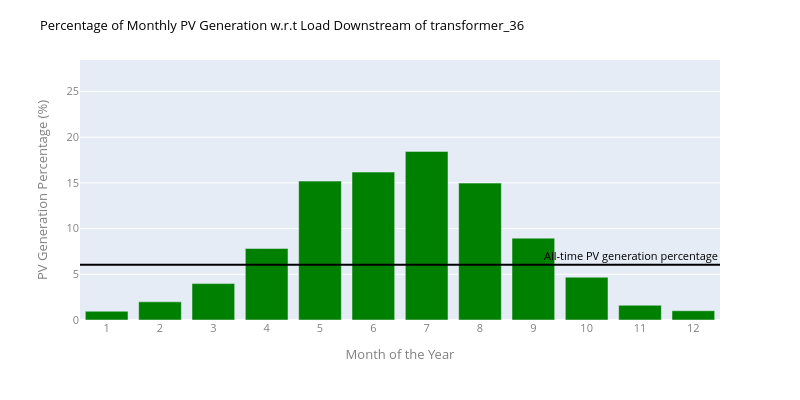

Source (notebook cell):
### Code cell
# Plot the percentage of monthly PV generations with respect to monthly loads and all-time PV generation percentage. 
plot_monthly_bar(df_pv_agg)

### Figure 1 — Plotly figure (JSON) as saved in the notebook; plotly's stock layout.template omitted (floating-point values rounded to 4 significant figures)
{"data": [{"alignmentgroup": "True", "hovertemplate": "timestamp=%{x}<br>percent_production=%{y}<extra></extra>", "legendgroup": "", "marker": {"color": "green", "pattern": {"shape": ""}}, "name": "", "offsetgroup": "", "orientation": "v", "showlegend": false, "textposition": "auto", "type": "bar", "x": [1, 2, 3, 4, 5, 6, 7, 8, 9, 10, 11, 12], "xaxis": "x", "y": [0.9577, 1.987, 3.984, 7.826, 15.19, 16.18, 18.44, 14.97, 8.954, 4.678, 1.615, 1.015], "yaxis": "y"}], "layout": {"annotations": [{"font": {"color": "Black"}, "showarrow": false, "text": "All-time PV generation percentage", "x": 1, "xanchor": "right", "xref": "x domain", "y": 6.04, "yanchor": "bottom", "yref": "y"}], "barmode": "relative", "font": {"color": "Grey", "size": 11}, "height": 400, "legend": {"tracegroupgap": 0}, "margin": {"t": 60}, "shapes": [{"line": {"color": "Black"}, "type": "line", "x0": 0, "x1": 1, "xref": "x domain", "y0": 6.04, "y1": 6.04, "yref": "y"}], "title": {"font": {"color": "Black", "size": 13}, "text": "Percentage of Monthly PV Generation w.r.t Load Downstream of transformer_36"}, "width": 800, "xaxis": {"anchor": "y", "domain": [0, 1], "dtick": 1, "tick0": 1, "title": {"text": "Month of the Year"}}, "yaxis": {"anchor": "x", "domain": [0, 1], "range": [0, 28.44], "title": {"text": "PV Generation Percentage (%)"}}}}
